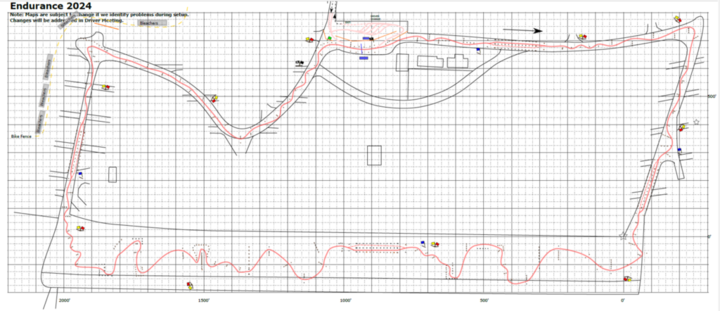
#> input picture images/1.png, 720 x 311 px, found by its file name; its folder holds only this picture in this run
$ python read_img.py -f images/1.png
#> lines starting #> are read from the running program, lines starting #| are printed output that depends on the picture; after the words box and inside, x2 and y2 are one past the last pixel; in counts of white or black regions, pixels touching at a corner belong together
#> in main, img is the input picture: shape (311, 720, 3); mean B, G, R 238.8, 239, 240.3
# Read in an image and make binary mask with opencv

import cv2
import numpy as np
import matplotlib.pyplot as plt
import argparse

def get_scale(img):
    # identify grid lines of image, and calculate scale of pixels per square
    # return scale

    # convert to grayscale
    gray = cv2.cvtColor(img, cv2.COLOR_BGR2GRAY)
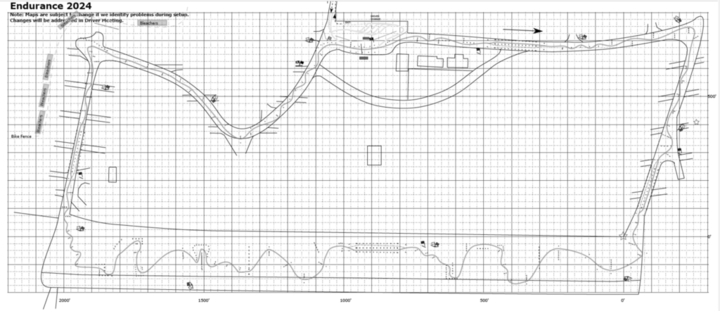
#> gray: shape (311, 720); min 0, max 255, mean 239.4

    # get vertical and horizontal edges
    edges = cv2.Canny(gray, 50, 150, apertureSize=3)
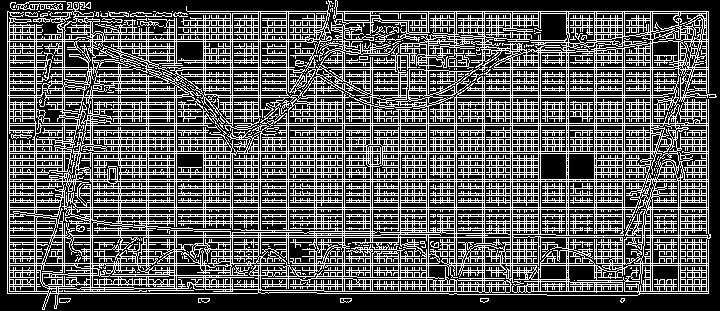
#> edges: shape (311, 720); 35.3% white in thin lines or dots
    lines = cv2.HoughLines(edges, 1, np.pi/180, 200)
#> lines = 2903 rows, first 8: [209, 1.57], [207, 1.57], [181, 1.57], [179, 1.57], [153, 1.57], [237, 1.57], [151, 1.57], [263, 1.57]

    # display edges
#> (the run stopped early here; a loop or call above may not have finished)

$ run again, on images/2.png
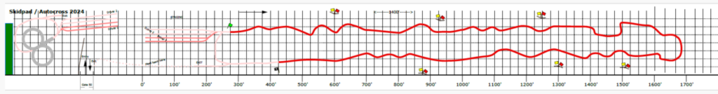
#> input picture images/2.png, 718 x 94 px, found by its file name
#> in main, img is the input picture: shape (94, 718, 3); mean B, G, R 224.9, 225.7, 231.6
#> in get_scale, `gray = cv2.cvtColor(img, cv2.COLOR_BGR2GRAY)`:
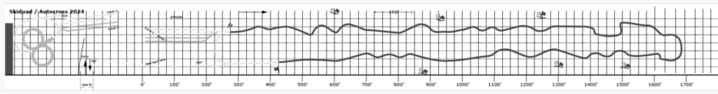
#> gray: shape (94, 718); min 0, max 255, mean 227.4
#> in get_scale, `edges = cv2.Canny(gray, 50, 150, apertureSize=3)`:
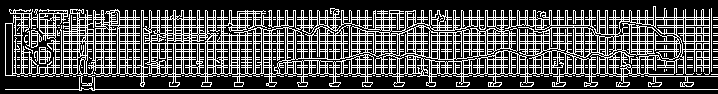
#> edges: shape (94, 718); 30.5% white in thin lines or dots, all inside (x1, y1, x2, y2) = (5, 6, 718, 91)
#> lines = 141 rows, first 8: [89, 1.57], [43, 1.57], [19, 1.57], [35, 1.57], [41, 1.57], [17, 1.57], [67, 1.57], [65, 1.57]
